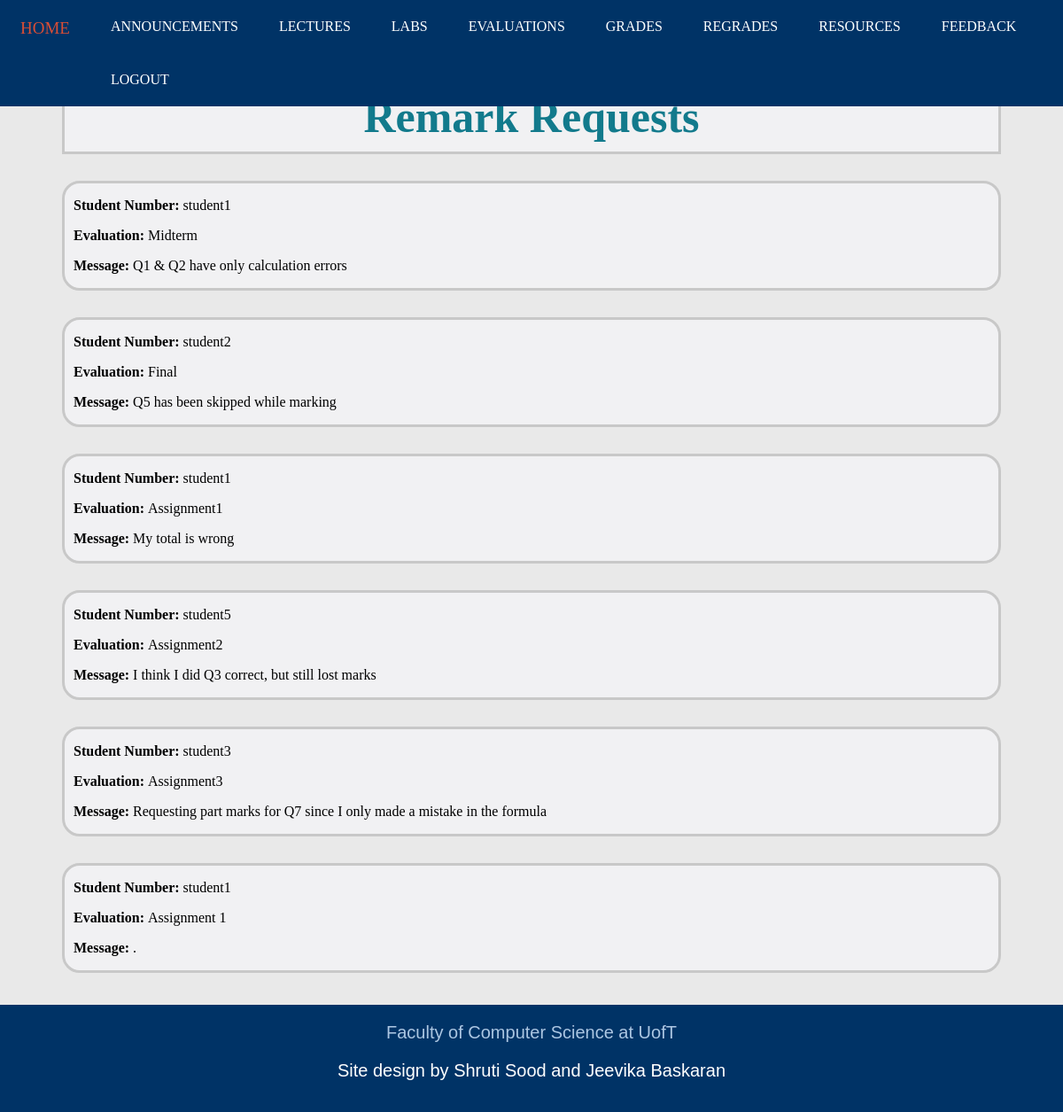
Before: /regrades_i.html (signed in) with the older database file.
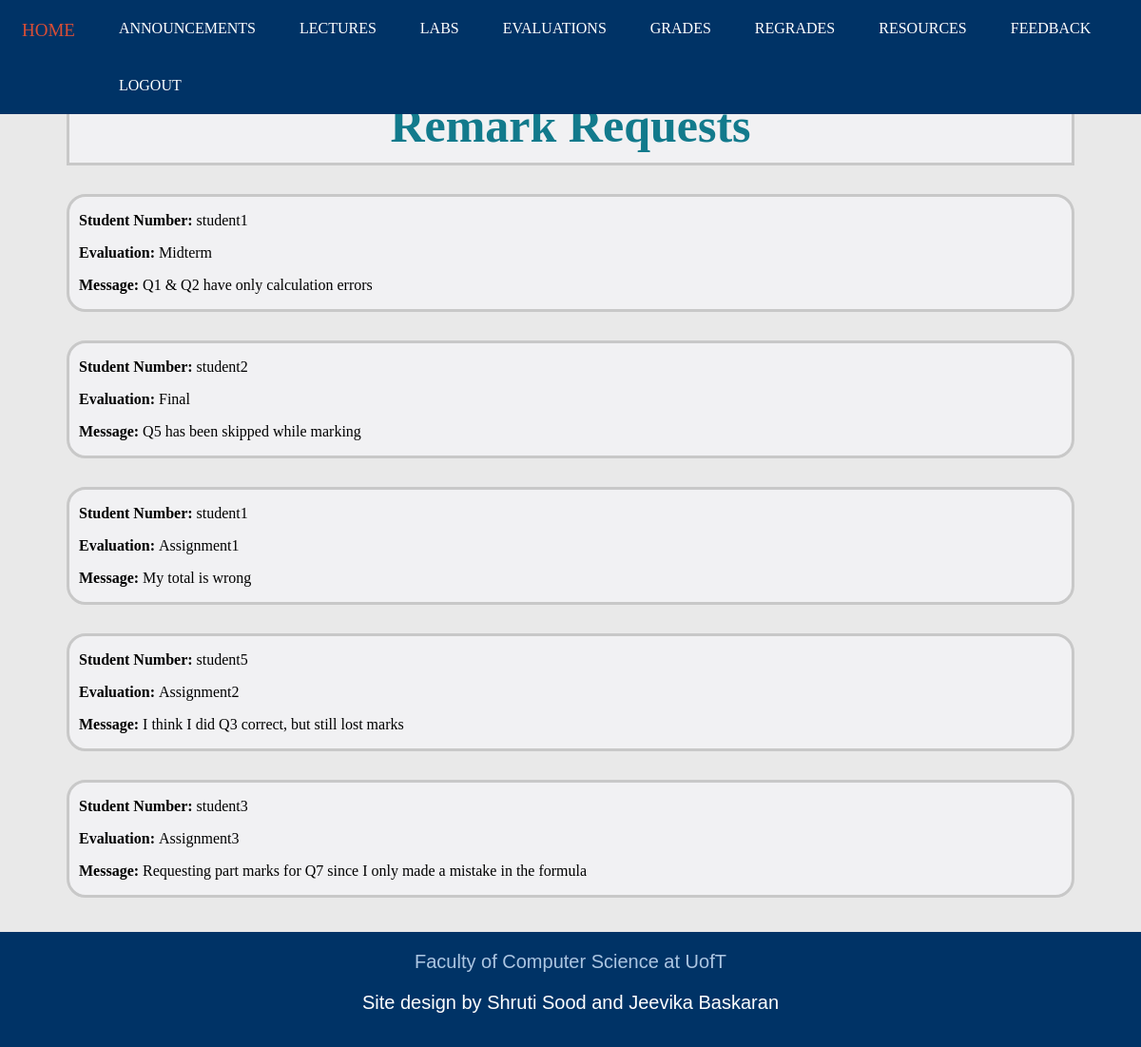
After: the same page with the newer database file.
### tables this page shows
CREATE TABLE "RemarkRequests" (
	"UtorID"	TEXT,
	"Evaluation"	TEXT,
	"Reason"	TEXT
);

### app.py (the view)
@app.route('/regrades_i.html')
def regrades_i():
    if session.get('current_login') == None:
        return render_template('login.html')
    else:
        sql = """ SELECT * FROM RemarkRequests """
        requests = db.engine.execute(text(sql))
        return render_template('regrades_i.html', requests = requests)

### templates/regrades_i.html (shortened to what this page needs)
<!DOCTYPE html>
<html>
<head>
	<link rel="stylesheet" type="text/css" href="static/StyleSheets/regrades_i.css">
	<link rel="stylesheet" type="text/css" href="static/StyleSheets/headerfooter.css">
</head>
<body>
	<div class = "navbar">
		<a href="index_i.html">HOME</a>
		<a href="announcements_i.html">ANNOUNCEMENTS</a>
		<a href="lectures_i.html">LECTURES</a>
		<a href="labs_i.html">LABS</a>
		<a href="evaluations_i.html">EVALUATIONS</a>
		<a href="grades_i.html">GRADES</a>
		<a href="regrades_i.html">REGRADES</a>
		<a href="resources_i.html">RESOURCES</a>
		<a href="feedback_i.html">FEEDBACK</a>
		<a href="logout">LOGOUT</a>
	</div>
	<div class = "title">
		<section class="title_sec">
			<h1>Remark Requests</h1>
		</section>
	</div>
	{% for request in requests %}
	<div class = "requests">
		<section class="request">
			<p><strong>Student Number:</strong> {{ request['UtorID'] }} </p>
			<p><strong>Evaluation: </strong> {{ request['Evaluation'] }}</p>
			<p> <strong>Message: </strong> {{ request['Reason'] }} <p>
		</section>
	</div>
	{% endfor %}
	<br><br>
	<div class = "footer">
		<a href="https://web.cs.toronto.edu/" target="_blank">Faculty of Computer Science at UofT</a>
		<p>Site design by Shruti Sood and Jeevika Baskaran</p>
	</div>
</body>
</html>

### static/StyleSheets/regrades_i.css (style rules this page uses)
.title { margin-top: 90px; background-color: #F1F1F3; margin-left: 70px; margin-right: 70px; }
.title_sec { padding-left: 10px; padding-right: 10px; border: solid; border-color: #C8C8C8; display: block; }
.title_sec h1 { color: #127a8c; font-size: 50px; text-align: center; margin:10px; }
.requests { margin-top: 30px; margin-left: 70px; margin-right: 70px; }
.request { padding-left: 10px; padding-right: 10px; border: solid; border-color: #C8C8C8; display: block; border-radius: 20px; background-color: #F1F1F3; }

### static/StyleSheets/headerfooter.css (style rules this page uses)
body { margin:0px; border:0px; padding:0px; background-color: #E9E9E9; }
.navbar { background-color: #003366; position: fixed; top: 0; overflow: hidden; width: 100%; }
.navbar a { float: left; color: white; text-align: center; padding: 21px 23px; text-decoration: none; font-size: 16px; }
.footer { background-color: #003366; overflow: hidden; min-height: 12vh; padding-top: 20px; padding-bottom: 5px; font-family:'Poppins', sans-serif; text-align: center; }
.footer a { color: #ACC6E2; padding-top: : 20px; text-decoration: none; font-size: 20px; }
.footer p { color: white; font-size: 20px; }

Changed rows visible on the page:
removed RemarkRequests: UtorID "student1", Evaluation "Assignment 1", Reason "."
